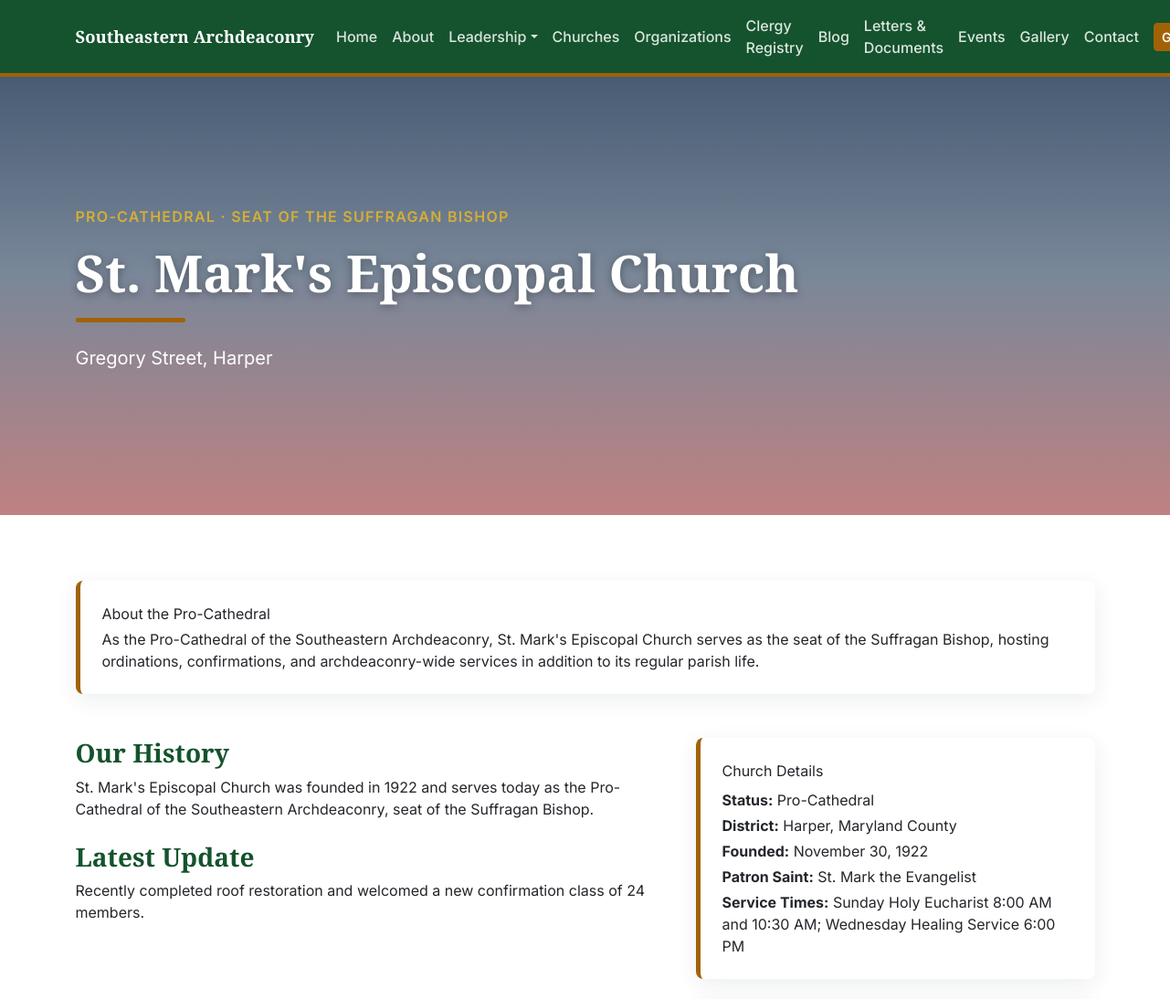
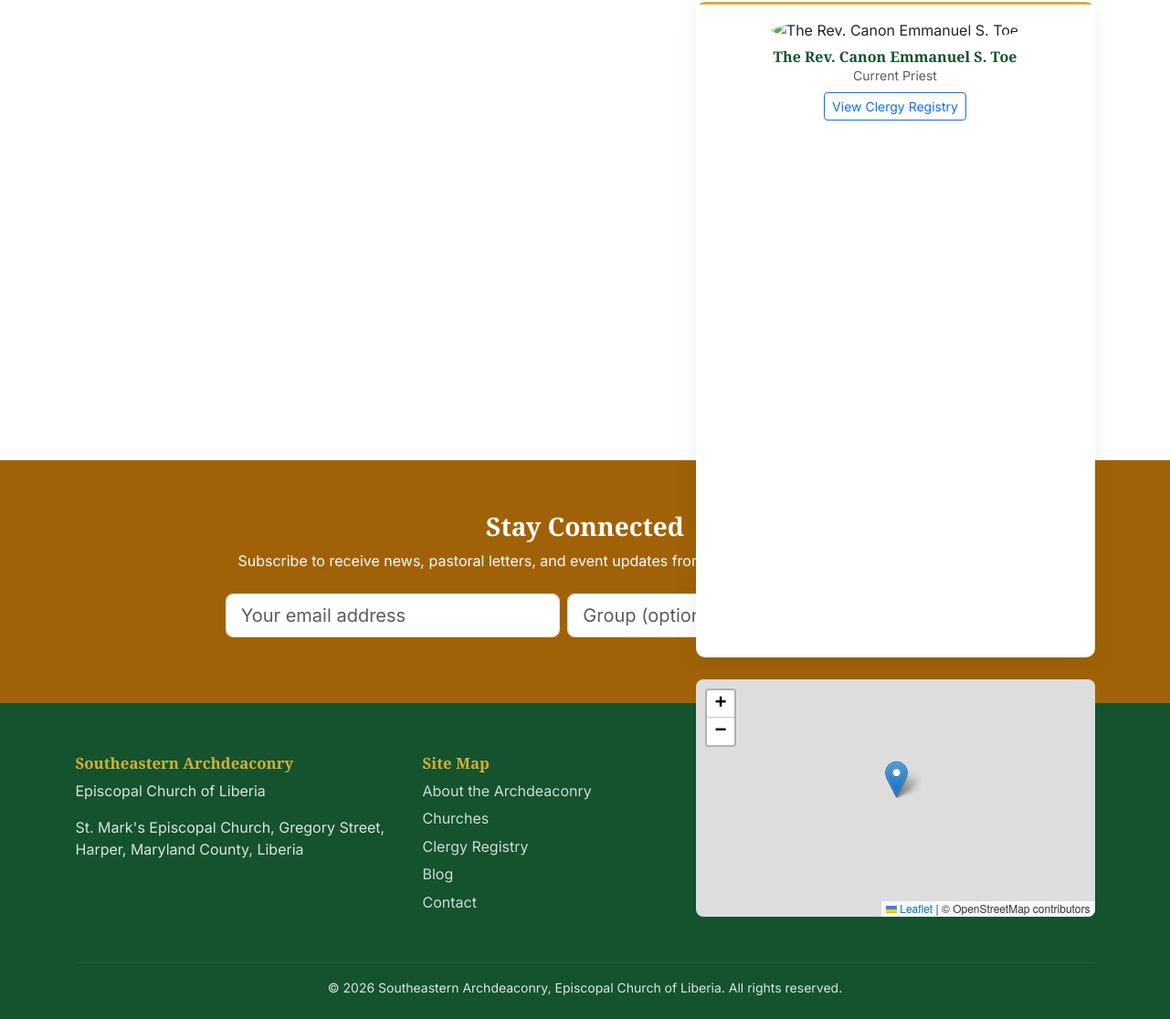
The page /pages/pro-cathedral.php on the database its author committed (2 pictures, top to bottom).
### tables this page shows
CREATE TABLE churches (
    id INT UNSIGNED AUTO_INCREMENT PRIMARY KEY,
    name VARCHAR(200) NOT NULL,
    slug VARCHAR(220) NOT NULL UNIQUE,
    image_cover VARCHAR(255) NULL,
    gallery_json JSON NULL,
    address VARCHAR(255) NULL,
    town_district VARCHAR(150) NULL,
    founding_date DATE NULL,
    patron_saint VARCHAR(150) NULL,
    current_priest_id INT UNSIGNED NULL,
    short_history TEXT NULL,
    latest_update TEXT NULL,
    service_times VARCHAR(500) NULL,
    status ENUM('preaching_station','mission','aided_parish','parish','pro_cathedral') NOT NULL DEFAULT 'parish',
    is_pro_cathedra TINYINT(1) NOT NULL DEFAULT 0,
    lat DECIMAL(10,7) NULL,
    lng DECIMAL(10,7) NULL,
    created_at TIMESTAMP NOT NULL DEFAULT CURRENT_TIMESTAMP,
    updated_at TIMESTAMP NOT NULL DEFAULT CURRENT_TIMESTAMP ON UPDATE CURRENT_TIMESTAMP
);

CREATE TABLE clergy (
    id INT UNSIGNED AUTO_INCREMENT PRIMARY KEY,
    full_name VARCHAR(150) NOT NULL,
    photo VARCHAR(255) NULL,
    order_type ENUM('priest','deacon','lay_reader') NOT NULL,
    ordination_date DATE NULL,
    home_church_id INT UNSIGNED NULL,
    title VARCHAR(50) NULL,
    bio_short VARCHAR(500) NULL,
    bio_full TEXT NULL,
    phone VARCHAR(50) NULL,
    email VARCHAR(150) NULL,
    status ENUM('active','retired','deceased','transferred') NOT NULL DEFAULT 'active',
    created_at TIMESTAMP NOT NULL DEFAULT CURRENT_TIMESTAMP,
    updated_at TIMESTAMP NOT NULL DEFAULT CURRENT_TIMESTAMP ON UPDATE CURRENT_TIMESTAMP,
    CONSTRAINT fk_clergy_home_church FOREIGN KEY (home_church_id) REFERENCES churches(id) ON DELETE SET NULL
);

### public/includes/helpers.php (called while the page is built, shortened)
<?php
function e(?string $value): string
{
    return htmlspecialchars($value ?? '', ENT_QUOTES, 'UTF-8');
}
function base_url(string $path = ''): string
{
    return APP_URL . '/' . ltrim($path, '/');
}
function asset_url(string $path): string
{
    $path = ltrim($path, '/');
    $url = base_url('assets/' . $path);
    $filePath = BASE_PATH . '/public/assets/' . $path;
    if (is_file($filePath)) {
        $url .= '?v=' . filemtime($filePath);
    }
    return $url;
}
function upload_url(?string $path): string
{
    if (!$path) {
        return asset_url('images/placeholder.jpg');
    }
    return UPLOADS_URL . '/' . ltrim($path, '/');
}
function church_status_label(?string $status): string
{
    return CHURCH_STATUS_LABELS[$status] ?? 'Parish';
}
function format_date(?string $datetime, string $format = 'F j, Y'): string
{
    $ts = strtotime($datetime);
    return $ts ? date($format, $ts) : '';
}
function setting(string $key, string $default = ''): string
{
    static $cache = null;
    if ($cache === null) {
        $cache = [];
        $stmt = db()->query('SELECT setting_key, setting_value FROM settings');
        foreach ($stmt->fetchAll() as $row) {
            $cache[$row['setting_key']] = $row['setting_value'];
        }
    }
    return $cache[$key] ?? $default;
}

### config/database.php (called while the page is built, shortened)
<?php
function db(): PDO
{
    static $pdo = null;
    if ($pdo instanceof PDO) {
        return $pdo;
    }
    $host = env('DB_HOST', '127.0.0.1');
    $port = env('DB_PORT', '3306');
    $name = env('DB_NAME', 'saa_ecl');
    $user = env('DB_USER');
    $pass = env('DB_PASS', '');
    $dsn = "mysql:host={$host};port={$port};dbname={$name};charset=utf8mb4";
    $pdo = new PDO($dsn, $user, $pass, [
        PDO::ATTR_ERRMODE => PDO::ERRMODE_EXCEPTION,
        PDO::ATTR_DEFAULT_FETCH_MODE => PDO::FETCH_ASSOC,
        PDO::ATTR_EMULATE_PREPARES => false,
    ]);
    return $pdo;
}

### public/includes/church-profile.php (the view, shortened to what this page needs)
<div class="saa-hero" style="min-height: <?= $isExtended ? '60vh' : '45vh' ?>;">
  <div class="saa-hero-overlay"></div>
  <div class="container saa-hero-content">
    <?php if ($church['is_pro_cathedra']): ?>
      <p class="text-uppercase fw-semibold" style="letter-spacing:.08em; color: var(--saa-gold);">Pro-Cathedral &middot; Seat of the Suffragan Bishop</p>
    <?php endif; ?>
    <h1><?= e($church['name']) ?></h1>
    <div class="saa-hero-accent-line"></div>
    <p class="fs-5"><?= e($church['address'] ?? '') ?></p>
  </div>
</div>
<section class="saa-section">
  <div class="container">
    <?php if ($isExtended): ?>
      <div class="saa-today-widget mb-5">
        <p class="eyebrow mb-1">About the Pro-Cathedral</p>
        <p class="mb-0">
          As the Pro-Cathedral of the Southeastern Archdeaconry, <?= e($church['name']) ?> serves as the seat of
          the Suffragan Bishop, hosting ordinations, confirmations, and archdeaconry-wide services in addition to
          its regular parish life.
        </p>
      </div>
    <?php endif; ?>
    <div class="row g-5">
      <div class="col-lg-7">
        <h3>Our History</h3>
        <p><?= nl2br(e($church['short_history'] ?? 'History coming soon.')) ?></p>
        <?php if (!empty($church['latest_update'])): ?>
          <h3 class="mt-4">Latest Update</h3>
          <p><?= nl2br(e($church['latest_update'])) ?></p>
        <?php endif; ?>
      </div>
      <div class="col-lg-5">
        <div class="saa-today-widget mb-4">
          <p class="eyebrow mb-2">Church Details</p>
          <p class="mb-1"><strong>Status:</strong> <?= e(church_status_label($church['status'] ?? null)) ?></p>
          <p class="mb-1"><strong>District:</strong> <?= e($church['town_district'] ?? '') ?></p>
          <?php if (!empty($church['founding_date'])): ?>
            <p class="mb-1"><strong>Founded:</strong> <?= e(format_date($church['founding_date'])) ?></p>
          <?php endif; ?>
          <?php if (!empty($church['patron_saint'])): ?>
            <p class="mb-1"><strong>Patron Saint:</strong> <?= e($church['patron_saint']) ?></p>
          <?php endif; ?>
          <?php if (!empty($church['service_times'])): ?>
            <p class="mb-0"><strong>Service Times:</strong> <?= e($church['service_times']) ?></p>
          <?php endif; ?>
        </div>
        <?php if ($priest): ?>
          <div class="card saa-card mb-4">
            <div class="card-body text-center">
              <img src="<?= e(upload_url($priest['photo'])) ?>" alt="<?= e($priest['full_name']) ?>" class="rounded-circle mb-2" style="width:96px; height:96px; object-fit:cover;">
              <h6 class="mb-0"><?= e($priest['full_name']) ?></h6>
              <p class="text-muted small mb-2">Current Priest</p>
              <a href="<?= e(base_url('pages/clergy.php')) ?>" class="btn btn-sm btn-outline-primary">View Clergy Registry</a>
            </div>
          </div>
        <?php endif; ?>
        <?php if (!empty($church['lat']) && !empty($church['lng'])): ?>
          <div id="churchMap" style="height:260px; border-radius:8px;" data-lat="<?= e((string) $church['lat']) ?>" data-lng="<?= e((string) $church['lng']) ?>" data-name="<?= e($church['name']) ?>"></div>
        <?php endif; ?>
      </div>
    </div>
  </div>
</section>

### public/includes/header.php (shortened to what this page needs)
<?php
require_once __DIR__ . '/helpers.php';
$siteName = setting('site_name', 'Southeastern Archdeaconry — Episcopal Church of Liberia');
?>
<!DOCTYPE html>
<html lang="en">
<head>
  <link href="https://cdn.jsdelivr.net/npm/bootstrap@5.3.3/dist/css/bootstrap.min.css" rel="stylesheet">
  <?php if (!empty($needsMap)): ?>
    <link rel="stylesheet" href="https://unpkg.com/leaflet@1.9.4/dist/leaflet.css">
  <?php endif; ?>
  <link rel="stylesheet" href="<?= e(asset_url('css/theme.css')) ?>">
</head>
<body>
<?php include __DIR__ . '/nav.php'; ?>
<main>

### public/includes/nav.php (shortened to what this page needs)
<?php
$currentPage = $currentPage ?? '';
?>
<nav class="navbar navbar-expand-lg navbar-dark saa-navbar sticky-top">
  <div class="container">
    <a class="navbar-brand d-flex align-items-center gap-2" href="<?= e(base_url('index.php')) ?>">
      <span class="brand-text">Southeastern Archdeaconry</span>
    </a>
    <div class="offcanvas offcanvas-end saa-navbar" tabindex="-1" id="mainNavOffcanvas">
      <div class="offcanvas-body">
        <ul class="navbar-nav ms-auto mb-2 mb-lg-0 align-items-lg-center">
          <li class="nav-item">
            <a class="nav-link <?= $currentPage === 'home' ? 'active' : '' ?>" href="<?= e(base_url('index.php')) ?>">Home</a>
          </li>
          <li class="nav-item">
            <a class="nav-link <?= $currentPage === 'about' ? 'active' : '' ?>" href="<?= e(base_url('pages/about.php')) ?>">About</a>
          </li>
          <li class="nav-item dropdown">
            <a class="nav-link dropdown-toggle" href="#" role="button" data-bs-toggle="dropdown" aria-expanded="false">Leadership</a>
          </li>
          <li class="nav-item">
            <a class="nav-link <?= $currentPage === 'churches' ? 'active' : '' ?>" href="<?= e(base_url('pages/church.php')) ?>">Churches</a>
          </li>
          <li class="nav-item">
            <a class="nav-link <?= $currentPage === 'organizations' ? 'active' : '' ?>" href="<?= e(base_url('pages/organizations.php')) ?>">Organizations</a>
          </li>
          <li class="nav-item">
            <a class="nav-link <?= $currentPage === 'clergy' ? 'active' : '' ?>" href="<?= e(base_url('pages/clergy.php')) ?>">Clergy Registry</a>
          </li>
          <li class="nav-item">
            <a class="nav-link <?= $currentPage === 'blog' ? 'active' : '' ?>" href="<?= e(base_url('pages/blog.php')) ?>">Blog</a>
          </li>
          <li class="nav-item">
            <a class="nav-link <?= $currentPage === 'letters' ? 'active' : '' ?>" href="<?= e(base_url('pages/letters.php')) ?>">Letters &amp; Documents</a>
          </li>
          <li class="nav-item">
            <a class="nav-link <?= $currentPage === 'events' ? 'active' : '' ?>" href="<?= e(base_url('pages/events.php')) ?>">Events</a>
          </li>
          <li class="nav-item">
            <a class="nav-link <?= $currentPage === 'gallery' ? 'active' : '' ?>" href="<?= e(base_url('pages/gallery.php')) ?>">Gallery</a>
          </li>
          <li class="nav-item">
            <a class="nav-link <?= $currentPage === 'contact' ? 'active' : '' ?>" href="<?= e(base_url('pages/contact.php')) ?>">Contact</a>
          </li>
          <li class="nav-item ms-lg-2">
            <a class="btn saa-btn-accent btn-sm" href="<?= e(base_url('pages/give.php')) ?>">Give</a>
          </li>
        </ul>
      </div>
    </div>
  </div>
</nav>

### public/pages/pro-cathedral.php (shortened to what this page needs)
<?php
require_once __DIR__ . '/../includes/helpers.php';
$pdo = db();
$church = $pdo->query('SELECT * FROM churches WHERE is_pro_cathedra = 1 LIMIT 1')->fetch();
$priest = false;
if ($church) {
    if (!empty($church['current_priest_id'])) {
        $stmt = $pdo->prepare('SELECT * FROM clergy WHERE id = :id');
        $stmt->execute(['id' => $church['current_priest_id']]);
        $priest = $stmt->fetch();
    }
}
$needsMap = true;
$currentPage = 'pro-cathedral';
include __DIR__ . '/../includes/header.php';
?>
<?php if (!$church): ?>
  <div class="saa-empty-state"><p>The Pro-Cathedral record has not been published yet.</p></div>
<?php else: ?>
  <?php $isExtended = true; include __DIR__ . '/../includes/church-profile.php'; ?>
<?php endif; ?>
<?php include __DIR__ . '/../includes/footer.php'; ?>

### public/includes/footer.php (shortened to what this page needs)
</main>
<section class="saa-newsletter-band">
  <div class="container text-center">
    <h3>Stay Connected</h3>
    <p class="mb-4">Subscribe to receive news, pastoral letters, and event updates from the Southeastern Archdeaconry.</p>
    <form id="newsletterForm" class="row justify-content-center g-2" novalidate data-action="<?= e(base_url('pages/newsletter-subscribe.php')) ?>">
      <div class="col-sm-5 col-md-4">
        <input type="email" name="email" class="form-control form-control-lg" placeholder="Your email address" required>
      </div>
      <div class="col-sm-4 col-md-3">
        <input type="text" name="group_name" class="form-control form-control-lg" placeholder="Group (optional)">
      </div>
      <div class="col-auto">
        <button type="submit" class="btn saa-btn-accent btn-lg">Subscribe</button>
      </div>
    </form>
  </div>
</section>
<footer class="saa-footer">
  <div class="container">
    <div class="row gy-4">
      <div class="col-md-4">
        <h5 class="saa-footer-heading">Southeastern Archdeaconry</h5>
        <p>Episcopal Church of Liberia</p>
        <p><?= nl2br(e(setting('address', "St. Mark's Episcopal Church, Gregory Street, Harper, Maryland County, Liberia"))) ?></p>
      </div>
      <div class="col-md-4">
        <h5 class="saa-footer-heading">Site Map</h5>
        <ul class="list-unstyled saa-footer-links">
          <li><a href="<?= e(base_url('pages/about.php')) ?>">About the Archdeaconry</a></li>
          <li><a href="<?= e(base_url('pages/church.php')) ?>">Churches</a></li>
          <li><a href="<?= e(base_url('pages/clergy.php')) ?>">Clergy Registry</a></li>
          <li><a href="<?= e(base_url('pages/blog.php')) ?>">Blog</a></li>
          <li><a href="<?= e(base_url('pages/contact.php')) ?>">Contact</a></li>
        </ul>
      </div>
      <div class="col-md-4">
        <h5 class="saa-footer-heading">Contact</h5>
        <p>Email: <?= e(setting('contact_email', 'info@southeasternarchdeaconry.org')) ?></p>
        <p>Phone: <?= e(setting('contact_phone', '')) ?></p>
      </div>
    </div>
    <hr class="saa-footer-divider">
    <p class="text-center small mb-0">&copy; <?= date('Y') ?> Southeastern Archdeaconry, Episcopal Church of Liberia. All rights reserved.</p>
  </div>
</footer>
</body>
</html>

### public/assets/css/theme.css (style rules this page uses)
:root { --saa-white: #FFFFFF; --saa-red: #A16207; --saa-red-dark: #713F12; --saa-blue: #14532D; --saa-blue-light: #15803D; --saa-cream: #F5F1E8; --saa-gold: #D4AF37; --saa-ink: #23262b; --saa-muted: #6b7280; --font-heading: 'Playfair Display', 'Georgia', serif; --font-body: 'Inter', 'Segoe UI', sans-serif; }
body { font-family: var(--font-body); color: var(--saa-ink); background-color: var(--saa-white); }
h1, h2, h3, h4, h5, h6, .font-heading { font-family: var(--font-heading); font-weight: 700; color: var(--saa-blue); }
a { color: var(--saa-red); }
.saa-navbar { background-color: var(--saa-blue); border-bottom: 4px solid var(--saa-red); }
.saa-navbar .brand-text { font-family: var(--font-heading); font-weight: 700; font-size: 1.15rem; color: var(--saa-white); }
.saa-navbar .nav-link { color: rgba(255, 255, 255, 0.85); font-weight: 500; }
.saa-btn-accent { background-color: var(--saa-red); border-color: var(--saa-red); color: var(--saa-white); font-weight: 600; }
.saa-hero { position: relative; min-height: 78vh; display: flex; align-items: center; overflow: hidden; color: var(--saa-white); }
.saa-hero-overlay { position: absolute; inset: 0; background: linear-gradient(180deg, rgba(11, 37, 69, 0.75) 0%, rgba(11, 37, 69, 0.55) 45%, rgba(139, 26, 26, 0.55) 100%); }
.saa-hero-content { position: relative; z-index: 2; }
.saa-hero-content h1 { color: var(--saa-white); font-size: clamp(2rem, 5vw, 3.5rem); text-shadow: 0 2px 10px rgba(0, 0, 0, 0.35); }
.saa-hero-accent-line { width: 120px; height: 5px; background-color: var(--saa-red); border-radius: 3px; margin: 1rem 0 1.5rem; }
.saa-section { padding: 4.5rem 0; }
.saa-card { border: 0; border-radius: 10px; overflow: hidden; box-shadow: 0 6px 24px rgba(11, 37, 69, 0.08); transition: transform 0.2s ease, box-shadow 0.2s ease; height: 100%; }
.saa-card img { height: 200px; object-fit: cover; }
.saa-card .card-body { border-top: 3px solid var(--saa-gold); }
.saa-today-widget { border-left: 5px solid var(--saa-red); background-color: var(--saa-white); border-radius: 8px; padding: 1.5rem; box-shadow: 0 6px 24px rgba(11, 37, 69, 0.08); }
.saa-newsletter-band { background-color: var(--saa-red); color: var(--saa-white); padding: 3.5rem 0; }
.saa-newsletter-band h3 { color: var(--saa-white); }
.saa-footer { background-color: var(--saa-blue); color: rgba(255, 255, 255, 0.85); padding: 3.5rem 0 1.5rem; }
.saa-footer-heading { color: var(--saa-gold); font-size: 1.05rem; }
.saa-footer-links a { color: rgba(255, 255, 255, 0.8); text-decoration: none; display: inline-block; margin-bottom: 0.4rem; }
.saa-footer-divider { border-color: rgba(255, 255, 255, 0.2); margin: 2rem 0 1rem; }

### rows shown on the page
churches: name "St. Mark's Episcopal Church", address "Gregory Street, Harper", short_history "St. Mark's Episcopal Church was founded in 1922 and serves today as the Pro-Cathedral of the Southeastern Archdeaconry, seat of the Suffragan Bishop.", latest_update "Recently completed roof restoration and welcomed a new confirmation class of 24 members.", status "Pro-Cathedral", town_district "Harper, Maryland County", founding_date "November 30, 1922", patron_saint "St. Mark the Evangelist", service_times "Sunday Holy Eucharist 8:00 AM and 10:30 AM; Wednesday Healing Service 6:00 PM"
clergy: full_name "The Rev. Canon Emmanuel S. Toe"
